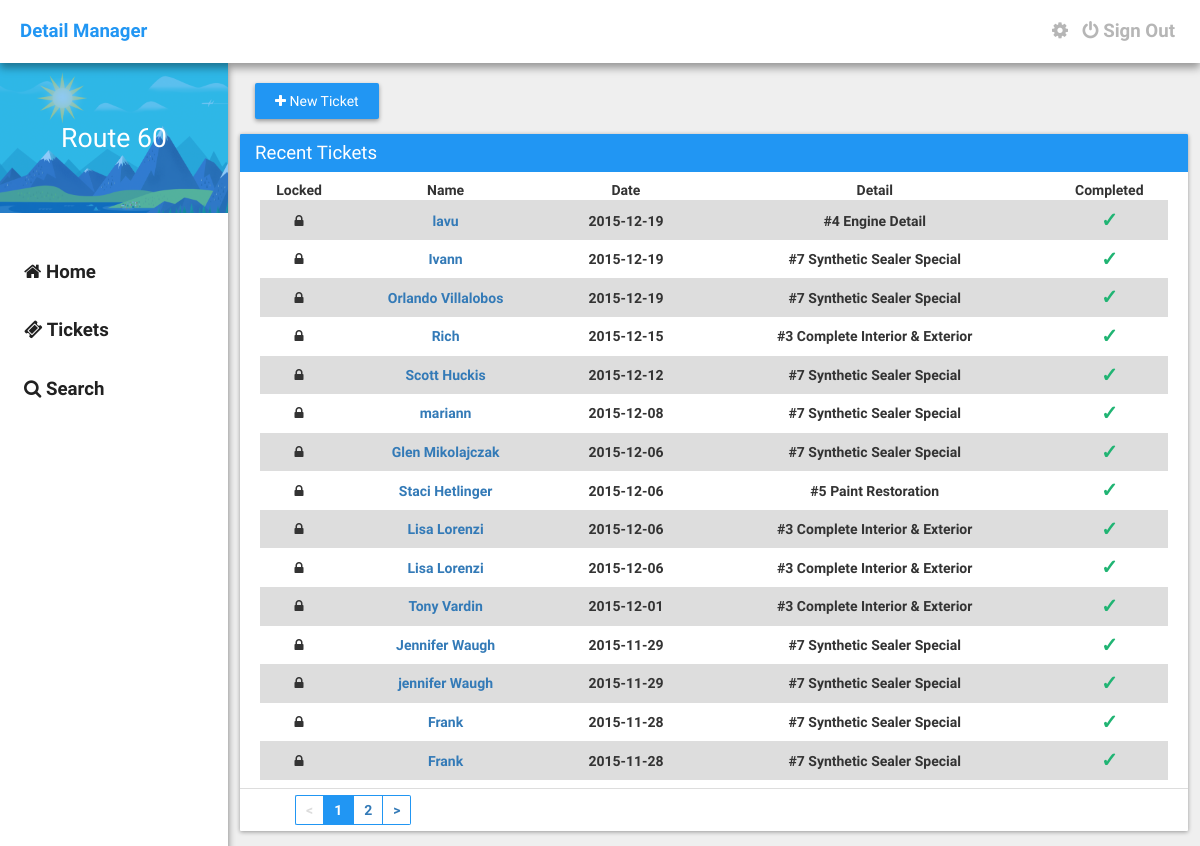
The page /tickets.php (signed in) on the database as committed earlier.
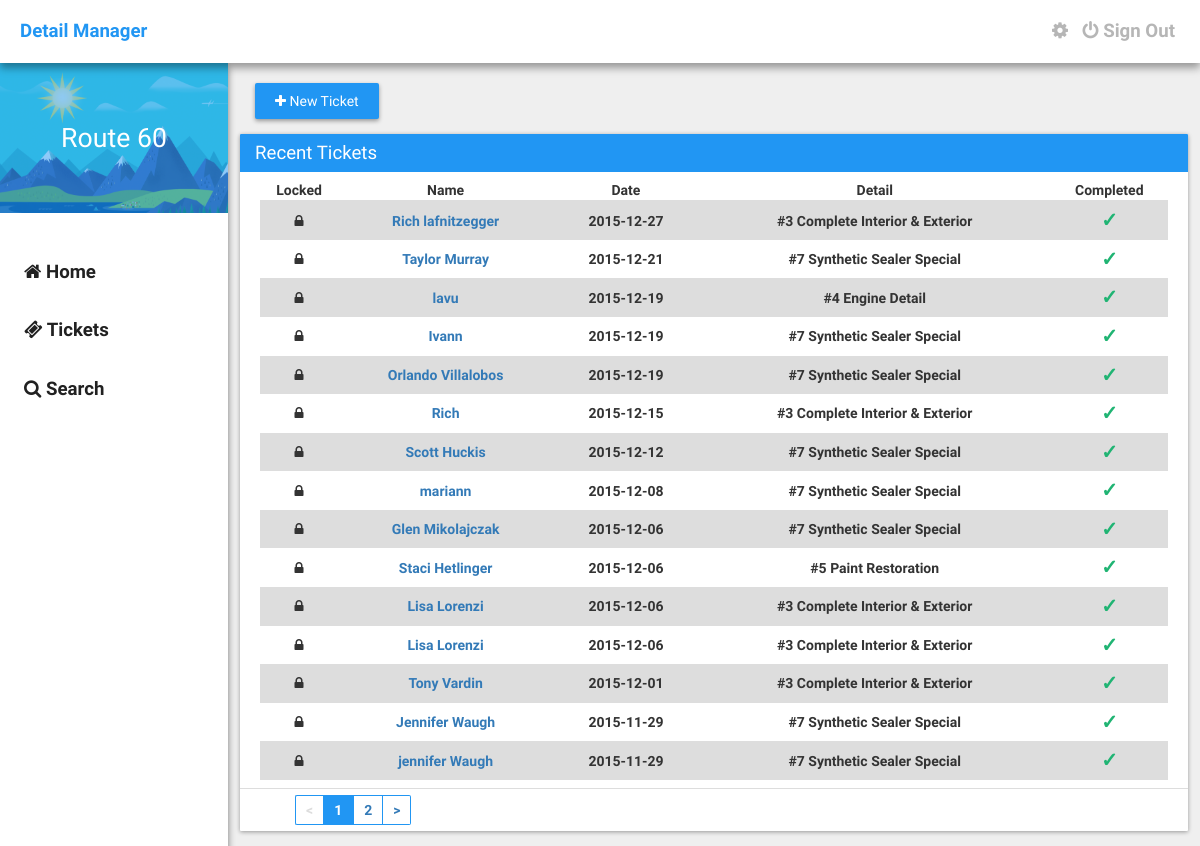
The same page on the database as committed later.
### tables this page shows
CREATE TABLE IF NOT EXISTS `detail_users` (
  `user_id` int(11) NOT NULL,
  `username` varchar(32) NOT NULL,
  `password` varchar(1024) NOT NULL,
  `email` varchar(1024) NOT NULL,
  `avatar` varchar(1024) NOT NULL DEFAULT 'http://placehold.it/300x300',
  `description` varchar(10000) NOT NULL DEFAULT 'I''m a newly registered user on HoloHex!',
  `power_rank` varchar(1024) NOT NULL DEFAULT '1',
  `active` int(11) NOT NULL DEFAULT '1',
  `type` varchar(32) NOT NULL DEFAULT 'User',
  `dob` timestamp NOT NULL DEFAULT CURRENT_TIMESTAMP
);

CREATE TABLE IF NOT EXISTS `detail_tickets` (
  `id` int(11) NOT NULL,
  `locked` int(11) NOT NULL DEFAULT '0',
  `first_name` text NOT NULL,
  `last_name` text NOT NULL,
  `phone_number` varchar(32) NOT NULL,
  `date` date NOT NULL,
  `vehicle_make` text NOT NULL,
  `vehicle_model` text NOT NULL,
  `vehicle_color` text NOT NULL,
  `discount` int(11) NOT NULL,
  `services` varchar(32) NOT NULL,
  `pre_paid_done` varchar(32) NOT NULL,
  `user_id` varchar(32) NOT NULL,
  `ticket_id` varchar(32) NOT NULL,
  `notes` text NOT NULL,
  `ticket_creator` text NOT NULL
);

### assets/core/init.php (called while the page is built, shortened)
<?php
	$site = "http://".$_SERVER['SERVER_NAME']."";
	require("functions/users.php");
	if(logged_in() === true) {
		$session_user_id = $_SESSION['user_id'];
		$user_data = user_data($session_user_id, 'user_id', 'username', 'password', 'email', 'avatar', 'description', 'power_rank', 'active', 'type', 'dob');
	}

### assets/core/functions/users.php (called while the page is built, shortened)
<?php
	function user_data($user_id) {
		$user_id = (int)$user_id;
		$func_num_args = func_num_args();
		$func_get_args = func_get_args();
		if($func_num_args > 1) {
			unset($func_get_args[0]);
			$fields = '`'.implode('`, `', $func_get_args).'`';
			$data = mysql_fetch_assoc(mysql_query("SELECT $fields FROM `detail_users` WHERE `user_id`='$user_id'"));
			return $data;
		}
	}
	function logged_in() {
		return (isset($_SESSION['user_id'])) ? true : false;
	}
?>

### tickets.php (the view, shortened to what this page needs)
<?php require("./assets/core/init.php"); require("./include/navbar.php"); ?>
<?php
        $tbl_name = "detail_tickets";
        $adjacents = 2;
        $query = "SELECT COUNT(*) as num FROM $tbl_name";
        $total_pages = mysql_fetch_array(mysql_query($query));
        $total_pages = $total_pages[0];
        $targetpage = "tickets";
        $limit = 15;
        $page = $_GET['page'];
        if($page)
            $start = ($page - 1) * $limit;
        else
            $start = 0;
        $sql = "SELECT * FROM $tbl_name ORDER BY id DESC LIMIT $start, $limit";
        $result2 = mysql_query($sql);
        if ($page == 0) $page = 1;
        $prev = $page - 1;
        $next = $page + 1;
        $lastpage = ceil($total_pages/$limit);
        $pagination = "";
        if($lastpage > 1)
        {
            $pagination .= "<ul class='pagination' style='margin: 0px;'>";
            if ($page > 1)
                $pagination.= "<li class='left'><a href='$targetpage?page=$prev'><</a></li>";
            else
                $pagination.= "<li class='disabledpage left'><a href='#'><</a></li>";
            if ($lastpage < 7 + ($adjacents * 2))
            {
                for ($counter = 1; $counter <= $lastpage; $counter++)
                {
                    if ($counter == $page)
                        $pagination.= "<li class='active'><a href='#'>$counter</a></li>";
                    else
                        $pagination.= "<li class='waves-effect'><a href='$targetpage?page=$counter'>$counter</a></li>";
                }
            }
            if ($page < $counter - 1)
                $pagination.= "<li class='right'><a href='$targetpage?page=$next'>></a></li>";
            else
                $pagination.= "<li class='disabledpage right'><a href='#'>></a></li>";
            $pagination.= "</ul>\n";
        }
    ?>
	<div class="container">
		<a href="<?php echo $site; ?>/new"><div class="button-raised" style="width: auto;"><i class="fa fa-plus"></i> New Ticket</div></a>
		<div class="row">
			<div class="col-md-45">
				<div class="card">
					<div class="card-title">Recent Tickets</div>
					<div class="card-content">
						<table class="table" padding="10" style="text-align: center;">
							<thead>
								<tr>
                                    <th>Locked</th>
									<th>Name</th>
									<th>Date</th>
									<th>Detail</th>
									<th>Completed</th>
								</tr>
							</thead>
							<tbody>
								<?php
								while($row = mysql_fetch_array($result2)) {
									$services = $row['services'];
									$options = $row['pre_paid_done'];
									if($services == 'wax'){
			                            $servicetitle = "Meguiar's Wax";
			                        }elseif($services == 1) {
			                            $servicetitle = "#1 Interior Only Detail";
			                        }
			                        elseif($services == 2) {
			                            $servicetitle = "#2 Exterior Only Detail";
			                        }
			                        elseif($services == 3) {
			                            $servicetitle = "#3 Complete Interior & Exterior";
			                        }
			                        elseif($services == 4) {
			                            $servicetitle = "#4 Engine Detail";
			                        }
			                        elseif($services == 5) {
			                            $servicetitle = "#5 Paint Restoration";
			                        }
			                        elseif($services == 6) {
			                            $servicetitle = "#6 Ultimate Interior & Exterior";
			                        }
			                        elseif($services == 7) {
                                        $servicetitle = "#7 Synthetic Sealer Special";
                                    }
                                    elseif($services == "hw") {
                                        $servicetitle = "Hand Wash - Car";
                                    }
                                    elseif($services == "hwfs") {
                                        $servicetitle = "Hand Wash - Car w/ Full Service";
                                    }
                                    elseif($services == "hwsuv") {
                                        $servicetitle = "Hand Wash - SUV";
                                    }
                                    elseif($services == "hwsuvfs") {
                                        $servicetitle = "Hand Wash - SUV w/ Full Service";
                                    }
			                        if($options == 'Prepaid') {
			                            $option = "<center><h6 style='color: #E14747; margin: 0px; font-size: 20px;'>X</h6></center>";
			                        }elseif($options == 'Paid/Completed') {
			                            $option = "<center><h6 style='color: #20B473; margin: 0px; font-size: 20px;'>&check;</h6></center>";
			                        }elseif($options == 'Appointment') {
                                        $option = "<center><h6 style='color: #FFC017; margin: 0px; font-size: 20px;'><i class='fa fa-clock-o'></i></h6></center>";
                                    }
                                    if($row['locked'] == 0) {
                                        $locking = "<i class='fa fa-unlock'></i>";
                                    }elseif($row['locked'] == 1) {
                                        $locking = "<i class='fa fa-lock'></i>";
                                    }
			                        echo '<tr>';
                                    echo '<td>'.$locking.'</td>';
			                        echo '<td><a href="'.$site.'/ticket?id='.$row['ticket_id'].'">'.$row['first_name'].' '.$row['last_name'].'</a></td>';
			                        echo '<td>'.$row['date'].'</td>';
			                        echo '<td>'.$servicetitle.'</td>';
			                        echo '<td>'.$option.'</td>';
			                        echo '</tr>';
								}
							?>
							</tbody>
						</table>
					</div>
					<div class="card-footer">
						<?=$pagination?>
					</div>
				</div>
			</div>
		</div>
	</div>
<?php require("./include/footer.php"); ?>

### include/navbar.php (shortened to what this page needs)
<!DOCTYPE html>
<html>
<head>
	<link rel="stylesheet" type="text/css" href="<?php echo $site; ?>/assets/css/bootstrap.min.css">
	<link rel="stylesheet" type="text/css" href="<?php echo $site; ?>/assets/css/main.css" />
	<link rel="stylesheet" href="https://maxcdn.bootstrapcdn.com/font-awesome/4.4.0/css/font-awesome.min.css">
</head>
<body>
	<div class="nav">
		<a href="<?php echo $site; ?>" class="brand">Detail Manager</a>
		<div class="right">
			<?php
				if(logged_in() === true) {
					if($user_data['username'] == "route60admin") {
						echo '<a href="'.$site.'/settings" class="navigation"><i class="fa fa-cog"></i></a>';
					}else{
						echo '';
					}
				}else{
					echo '';
				}
			?>
			<?php
				if(logged_in() === true) {
					echo '<a href="/signout" class="navigation"><i class="fa fa-power-off"></i> Sign Out</a>';
				}else{
					echo '<a href="/signin" class="navigation"><i class="fa fa-power-off"></i> Sign In</a>';
				}
			?>
		</div>
	</div>
	<div class="left-nav">
		<div class="header">
			<div class="brand">
				<?php
					if(logged_in() === true) {
						echo $user_data['description'];
					}else{
						echo "Guest";
					}
				?>
			</div>
		</div>
		<div class="links">
			<a href="<?php echo $site; ?>"><i class="fa fa-home"></i> Home</a>
			<a href="<?php echo $site; ?>/tickets?page=1"><i class="fa fa-ticket"></i> Tickets</a>
			<a href="#"><i class="fa fa-search"></i> Search</a>
		</div>
	</div>

### include/footer.php
</body>
</html>

### assets/css/main.css (style rules this page uses)
body { margin: 0px; padding: 0px; height: 100%; font-weight: bold; min-height: 100%; background: #EFEFEF; font-family: "RobotoDraft", Arial, sans-serif, Helvetica; }
.left { float: left; }
.right { float: right; }
.nav { width: 100%; z-index: 9999; font-size: 14pt; padding: 18px 20px; position: relative; background: #FFFFFF; box-sizing: border-box; -moz-box-sizing: border-box; -webkit-box-sizing: border-box; box-shadow: 0 5px 8px rgba(0, 0, 0, 0.37); }
.nav > .brand { color: #2196F3; font-weight: bold; text-decoration: none; transition: all 0.18s ease; }
.nav > .right > a { color: #B6B6B6; margin-left: 5px; margin-right: 5px; transition: all 0.18s ease; }
.left-nav { width: 19%; height: 100%; z-index: 9998; position: fixed; background: #FFFFFF; box-shadow: 0 4px 7px rgba(0, 0, 0, 0.49); }
.left-nav > .header { width: 100%; height: 150px; background: url(../imgs/header-background.png); background-size: cover; }
.left-nav > .header > .brand { width: 100%; color: #FFFFFF; font-size: 20pt; font-weight: 200; line-height: 150px; text-align: center; background: rgba(33, 150, 243, 0.5); }
.left-nav > .links { width: 100%; margin-top: 30px; }
.left-nav > .links > a { width: 100%; color: #212121; display: block; font-size: 14pt; padding: 16px 24px; text-decoration: none; box-sizing: border-box; transition: all 0.18s ease; -moz-box-sizing: border-box; -webkit-box-sizing: border-box; }
.container { width: 79%; float: right; margin-top: 20px; margin-left: 20px; margin-right: 12px; }
.card { width: 100%; margin-top: 15px; border-radius: 1px; margin-bottom: 15px; background: #FFFFFF; box-shadow: 0 1px 4px rgba(0, 0, 0, 0.37); }
.card > .card-title { color: #FFFFFF; font-size: 14pt; font-weight: 300; padding: 6px 15px; background: #2196F3; border-top-left-radius: 1px; border-top-right-radius: 1px; }
.card > .card-content { padding: 8px 20px; }
.card > .card-footer { padding: 6px 15px; border-top: 1px solid #DDDDDD; }
.table { width: 100%; }
.table > thead > tr { padding: 1px 5px; border-bottom: 1px solid #DDDDDD; }
.table > tbody > tr:nth-child(odd) { background: #DDDDDD; }
td { padding: 5px; }
.button-raised { width: 100%; border: none; color: #FFFFFF; font-weight: 500; padding: 8px 20px; text-align: center; border-radius: 2px; background: #2196F3; display: inline-block; transition: all 0.3s ease; box-shadow: 0 2px 4px rgba(0, 0, 0, 0.37); }
.pagination { list-style: none; }
.pagination > li { float: left; color: #2196F3; padding: 4px 10px; display: inline-block; border: 1px solid #2196F3; }
.pagination .active { color: #FFF; background: #2196F3; }
.pagination .active > a { color: #FFFFFF; }
.pagination .disabledpage { float: left; color: #DDDDDD; background: #FFFFFF; pointer-events: none; }
.pagination .disabledpage > a { color: #DDDDDD; background: #FFFFFF; }
.pagination .left { border-right: 0px; border-top-left-radius: 2px; border-bottom-left-radius: 2px; }
.pagination .right { border-left: 0px; border-top-right-radius: 2px; border-bottom-right-radius: 2px; }

Rows that differ between the two databases and show on the page:
no longer on this page (row unchanged): detail_tickets: locked 1 (drawn), first_name "Frank", date "2015-11-28", services "#7 Synthetic Sealer Special"
no longer on this page (row unchanged): detail_tickets: locked 1 (drawn), first_name "Frank", date "2015-11-28", services "#7 Synthetic Sealer Special"
added detail_tickets: locked 1 (drawn), first_name "Rich", last_name "lafnitzegger", date "2015-12-27", services "#3 Complete Interior & Exterior"
added detail_tickets: locked 1 (drawn), first_name "Taylor", last_name "Murray", date "2015-12-21", services "#7 Synthetic Sealer Special"
